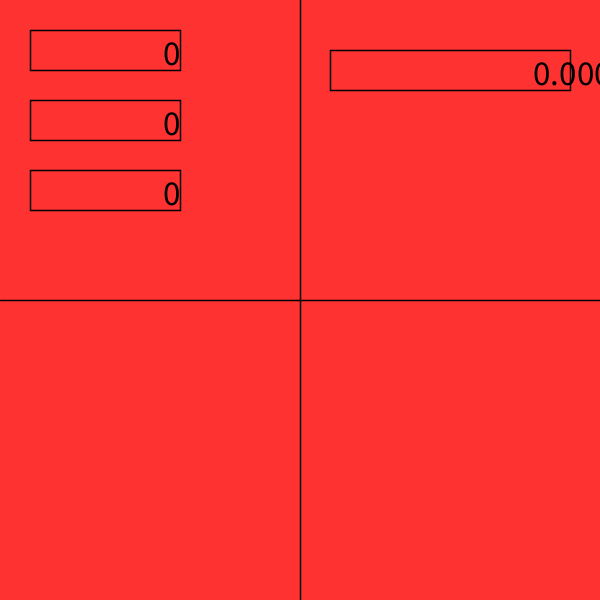
Frame 1 (no input)
Frame 60 (the mouse pressed at the canvas centre just before this capture): identical to frame 1, image omitted
Frame 120 (the mouse held since frame 60 and released just before this capture): identical to frame 1, image omitted

The Processing sketch that drew this single still picture (run headless with seeded random() and noise(); from frame 60 on, the mouse is pressed at the canvas centre):

// Processing sketch: ABC_formula
// ── ABC_formula.pde
int inputBoxes = 3;
String[] n = new String[inputBoxes];
String[] inputLabel = new String[inputBoxes];
float a, b, c;
boolean[] typing = new boolean[inputBoxes];
float r_ = 255, g_ = 50, b_ = 50;
float textBoxX = 30, textBoxY = 30, textBoxHeight = 40, textBoxWidth = 150, textBoxSpace, maxTextBoxSpace = 30;
float middleY = 300, middleX = 300;
float solutionBoxHeight = 40, solutionBoxWidth = 200, solutionBoxSpaceSide = 30, solutionBoxSpaceUp = 50;
//float inputBoxes = 3;
int num = 0;
float abc;
float solution;
boolean typing_ = false;
void setup() {
  
  for (int i = 0; i < inputBoxes; i++) {
    n[i] = "0";
  }
  size(600, 600);
  strokeWeight(1.5);
}

void draw() { 
  background(r_,g_,b_);
  ui();
  textBox();
  textSize(textBoxHeight - 5);
  fill(0);
  for (int i = 0; i < inputBoxes; i++) {
    text(n[i], textBoxX + textBoxWidth - textWidth(n[i]), textBoxY + textBoxHeight - 5 + i * (textBoxHeight + textBoxSpace));
  }
  abc();
  //adding the numbers up to test whether it works to go from string to float
  //text(float(n[0]) + float(n[1]), 50, 250);
  solution();
}

void ui() {
  textBoxSpace = ((height/2-(2*textBoxY)) - inputBoxes * textBoxHeight)/(inputBoxes-1);
  if (textBoxSpace > maxTextBoxSpace) {
    textBoxSpace = maxTextBoxSpace;
  }
  
}


void solution() {
  noFill();
  rect(width/2 + solutionBoxSpaceSide, solutionBoxSpaceUp, width/2 - 2*solutionBoxSpaceSide, solutionBoxHeight);
  textSize(solutionBoxHeight-5);
  text(solution, width - solutionBoxSpaceSide - textWidth(str(solution)), solutionBoxSpaceUp + solutionBoxHeight - 5); 
  println(solution);
}

void keyPressed() {
  //text(key + "" + keyCode, 50, 150);
  typing_ = false;
  for (int i = 0; i < inputBoxes; i++) {
    if (typing[i] || typing_) {
      typing_ = true;
      
    }
    if (typing[i]) {
      num = i;
    }
  }
  if (typing_) {
    if (n[num] == "0") {
      n[num] = "";
    }
    if (key == '1') {
      n[num] += key;
    } else if (key == '2') {
      n[num] += key;
    } else if (key == '3') {
      n[num] += key;
    } else if (key == '4') {
      n[num] += key;
    } else if (key == '5') {
      n[num] += key;
    } else if (key == '6') {
      n[num] += key;
    } else if (key == '7') {
      n[num] += key;
    } else if (key == '8') {
      n[num] += key;
    } else if (key == '9') {
      n[num] += key;
    } else if (key == '0') {
      n[num] += key;
    } 
  }
}

void textBox() {
  for (int i = 0; i < inputBoxes; i++) {
    if (typing[i]) {
      fill(255);
    }
    else {
      fill(r_,g_,b_);
    }
    rect(textBoxX, textBoxY + i * (textBoxSpace + textBoxHeight), textBoxWidth, textBoxHeight);
    
  }
  line(0, middleY, width, middleY);
  line(middleX, 0, middleX, height);
}

void abc() {
  a = float(n[0]);
  b = float(n[1]);
  c = float(n[2]);
  solution = (-b + sqrt(sq(b) - 4*a*c)) / 2*a;
  //abc = ;
}

void mousePressed() {
  for (int i = 0; i < inputBoxes; i++) {
    if (mouseX > textBoxX && mouseX <  textBoxX + textBoxWidth && mouseY > textBoxY + i * (textBoxSpace + textBoxHeight) && mouseY < textBoxY + i * (textBoxSpace + textBoxHeight) + textBoxHeight) {
      for (int k = 0; k < inputBoxes; k++) {
        typing[k] = false;
      }
      typing[i] = true;
    }
    else {
      typing[i] = false;
    }
  }
}
